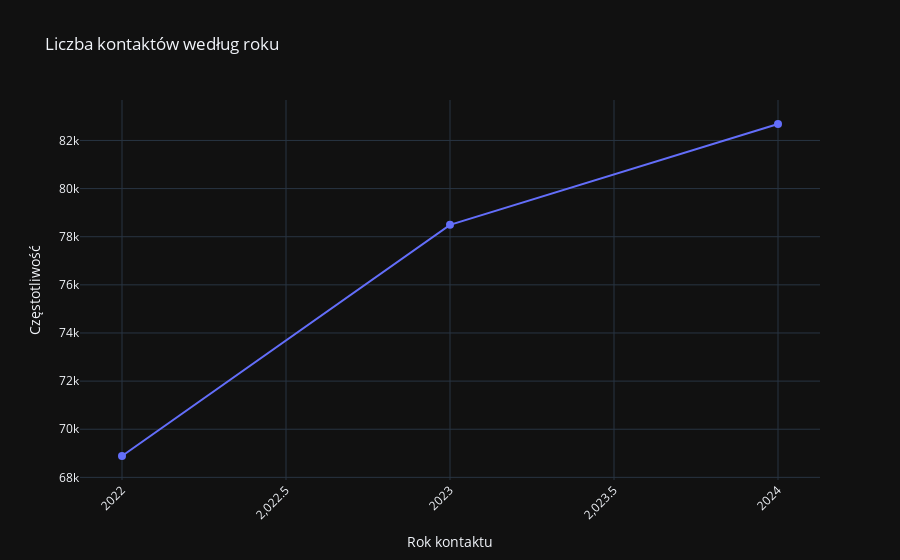

This figure's notebook cell:
### Code cell
df['YEAR'] = pd.to_datetime(df['CONTACT_DATE'], format = 'mixed', dayfirst = True).dt.year

year_counts = df['YEAR'].value_counts().sort_index()

fig = px.line(
    x = year_counts.index,
    y = year_counts.values,
    markers = True,
    labels = { 'x': 'Rok kontaktu', 'y': 'Częstotliwość' },
    title = 'Liczba kontaktów według roku',
    template = "plotly_dark"
)

fig.update_traces(line = dict(width = 2), marker = dict(size = 8))
fig.update_layout(xaxis_tickangle = -45, template = "plotly_dark")

fig.show()

### Figure 1 — Plotly figure (JSON) as saved in the notebook; plotly's stock layout.template omitted (floating-point values rounded to 4 significant figures)
{"data": [{"hovertemplate": "Rok kontaktu=%{x}<br>Częstotliwość=%{y}<extra></extra>", "legendgroup": "", "line": {"color": "#636efa", "dash": "solid", "width": 2}, "marker": {"symbol": "circle", "size": 8}, "mode": "lines+markers", "name": "", "orientation": "v", "showlegend": false, "x": [2022, 2023, 2024], "xaxis": "x", "y": [68888, 78494, 82684], "yaxis": "y", "type": "scatter"}], "layout": {"xaxis": {"anchor": "y", "domain": [0.0, 1.0], "title": {"text": "Rok kontaktu"}, "tickangle": -45}, "yaxis": {"anchor": "x", "domain": [0.0, 1.0], "title": {"text": "Częstotliwość"}}, "legend": {"tracegroupgap": 0}, "title": {"text": "Liczba kontaktów według roku"}}}
